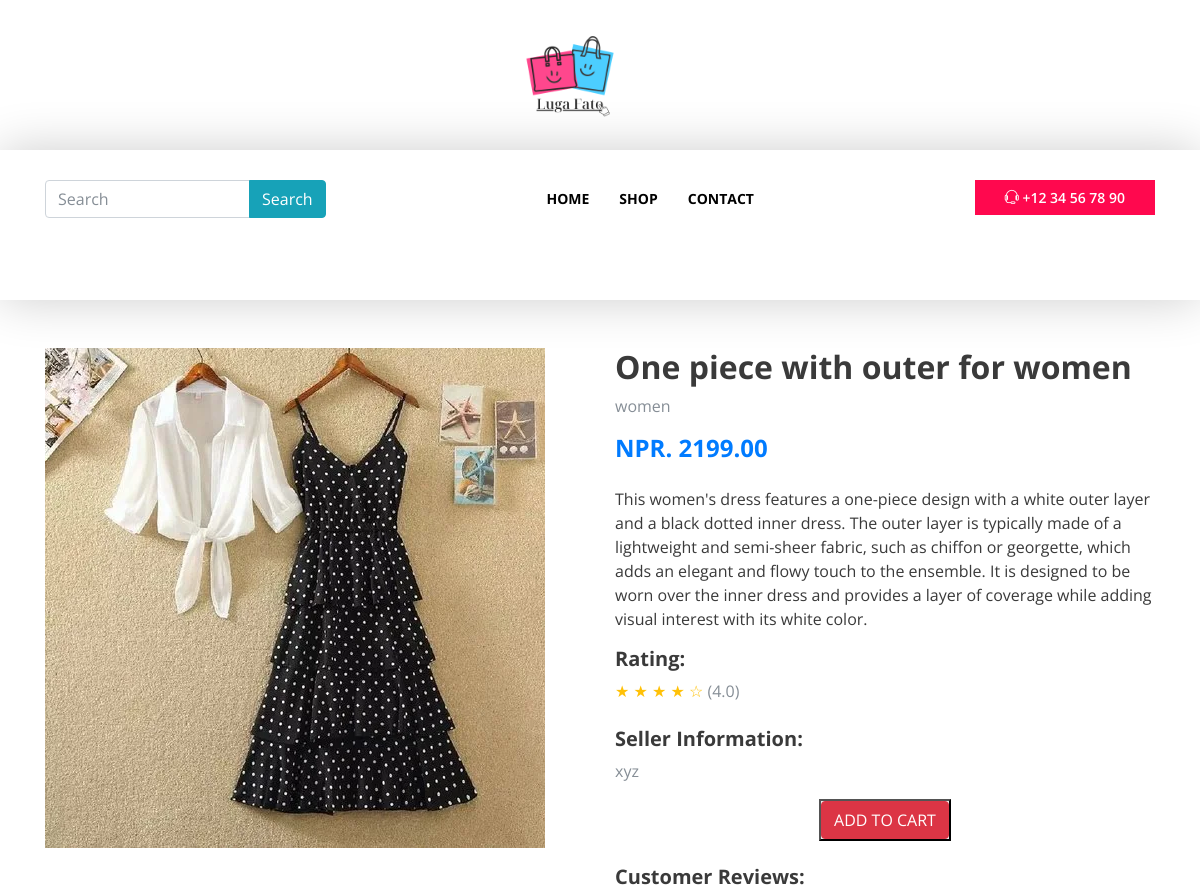
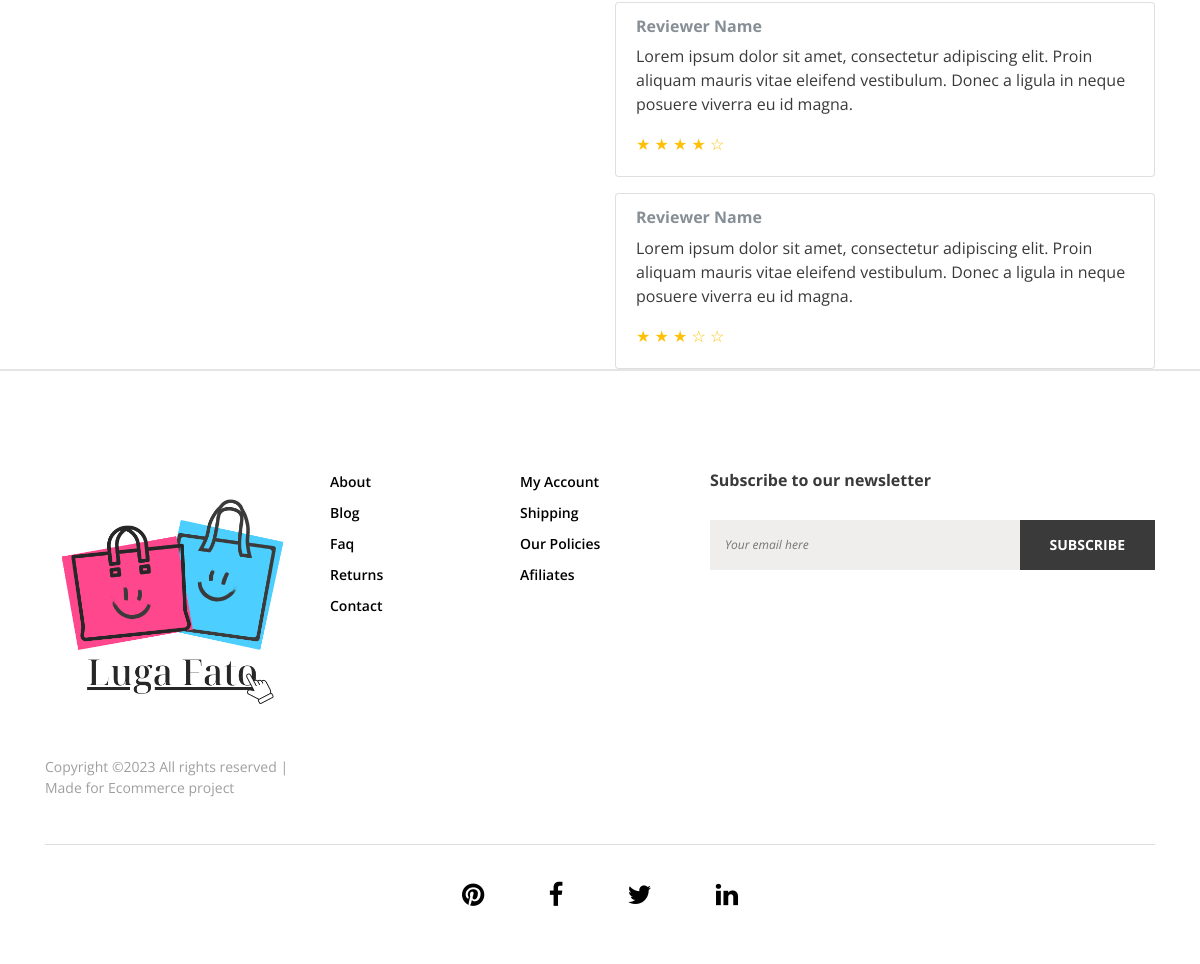
The page /product_details/19/ on the database its author committed (2 pictures, top to bottom).
### database/models.py (models this page shows, shortened)
class Product(models.Model):
    name = models.CharField(max_length=100)
    description = models.TextField()
    price = models.DecimalField(max_digits=10, decimal_places=2)
    quantity = models.IntegerField()
    category = models.ForeignKey(Category, on_delete=models.CASCADE, default=1)
    image= models.ImageField()
    supplier = models.ForeignKey(Supplier, on_delete=models.CASCADE)
    updated_at = models.DateTimeField(auto_now=True)

class Category(models.Model):
    name = models.CharField(max_length=100, default="null",unique=True)
    description = models.TextField()
    def __str__(self) -> str:
        return self.name

class Supplier(models.Model):
    name = models.CharField(max_length=100,default="null")
    contact_person = models.CharField(max_length=100)
    email = models.EmailField()
    phone = models.CharField(max_length=20)
    address = models.TextField()
    def __str__(self) -> str:
        return self.name

### database/views.py (the view)
# urls.py: path('product_details/<int:id>/',views.product, name="product"),
def product(request,id):
    pro=Product.objects.filter(id=id)
    context={"product":pro}
    print(product)
    return render(request,"product_description.html",context)

### template/product_description.html (shortened to what this page needs)
{% load static %}
<!DOCTYPE html>
<html>
    <head>
    <link rel="stylesheet" href="{% static 'product' %}">
    <link rel="stylesheet" href="{% static 'css/core-style.css' %}">
    <link href="{% static 'css/responsive.css' %}" rel="stylesheet">
    </head>
    <body>
        {% include "top.html" %}
            {% for list in product %}
  <div class="container mt-5">
    <div class="row">
      <div class="col-md-6">
        <img src="{{list.image.url}}" class="img-fluid" alt="Product Image">
      </div>
      <div class="col-md-6">
        <h2>{{list.name}}</h2>
        <p class="text-muted">{{list.category}}</p>
        <h4 class="text-primary">NPR. {{list.price}}</h4>
        <p class="mt-4">{{list.description}}</p>
        <div class="rating">
          <h5>Rating:</h5>
          <span class="text-warning">&#9733; &#9733; &#9733; &#9733; &#9734;</span>
          <span class="text-muted">(4.0)</span>
        </div>
        <div class="seller-info mt-4">
          <h5>Seller Information:</h5>
          <p class="text-muted">{{list.supplier}}</p>
        </div>
        <div class="product-price  text-white text-center">
        <button ><a href="{% url 'cart_add' list.id %}"class=" btn  btn-danger ">ADD TO CART</a></button>
        </div>
        <div class="reviews mt-4">
          <h5>Customer Reviews:</h5>
          <div class="card">
            <div class="card-body">
              <h6 class="card-subtitle mb-2 text-muted">Reviewer Name</h6>
              <p class="card-text">Lorem ipsum dolor sit amet, consectetur adipiscing elit. Proin aliquam mauris vitae
                eleifend vestibulum. Donec a ligula in neque posuere viverra eu id magna.</p>
              <div class="rating">
                <span class="text-warning">&#9733; &#9733; &#9733; &#9733; &#9734;</span>
              </div>
            </div>
          </div>
          <div class="card mt-3">
            <div class="card-body">
              <h6 class="card-subtitle mb-2 text-muted">Reviewer Name</h6>
              <p class="card-text">Lorem ipsum dolor sit amet, consectetur adipiscing elit. Proin aliquam mauris vitae
                eleifend vestibulum. Donec a ligula in neque posuere viverra eu id magna.</p>
              <div class="rating">
                <span class="text-warning">&#9733; &#9733; &#9733; &#9734; &#9734;</span>
              </div>
            </div>
          </div>
        </div>
      </div>
    </div>
  </div>
  {% endfor %}
        {% include "footer.html" %}
    </body>
</html>

### template/static/css/core-style.css (style rules this page uses)
* { margin: 0; padding: 0; }
body { font-family: 'Open Sans', sans-serif; font-weight: 400; overflow-x: hidden; }
h1, h2, h3, h4, h5, h6 { color: #3a3a3a; line-height: 1.2; font-family: 'Open Sans', sans-serif; font-weight: 700; }
p { color: #3a3a3a; font-size: 1em; line-height: 1.5; font-family: 'Open Sans', sans-serif; font-weight: 400; }
a, a:hover, a:focus { -webkit-transition: all 500ms ease 0s; transition: all 500ms ease 0s; text-decoration: none; outline: none; color: #000000; font-family: 'Open Sans', sans-serif; font-weight: 400; }
img { height: auto; max-width: 100%; }

### rows shown on the page
Product: image (picture), name "One piece with outer for women", category "women", price "2199.00", description "This women's dress features a one-piece design with a white outer layer and a black dotted inner dress. The outer layer is typically made of a lightweight and semi-sheer fabric, such as chiffon or georgette, which adds an elegant and flowy touch to the ensemble. It is designed to be worn over the inner dress and provides a layer of coverage while adding visual interest with its white color.", supplier "xyz"
